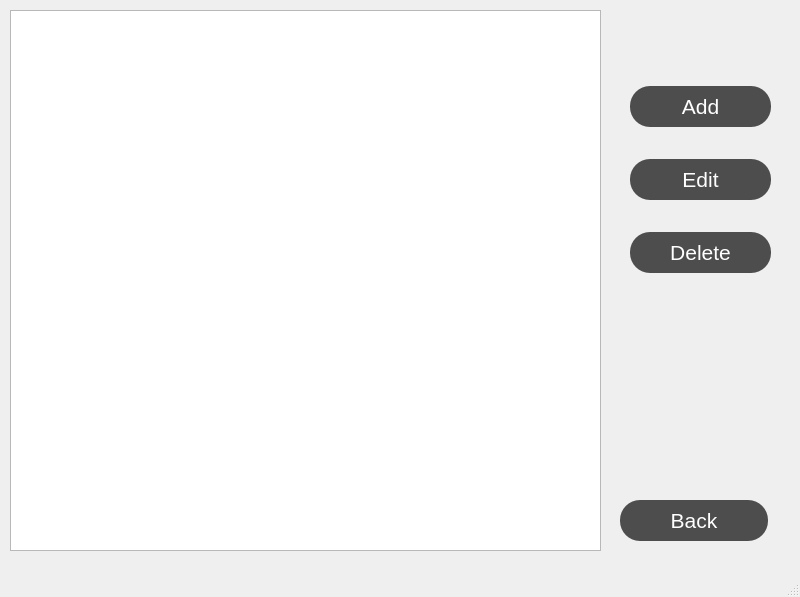
<?xml version="1.0" encoding="UTF-8"?>
<ui version="4.0">
 <class>productsWindow</class>
 <widget class="QMainWindow" name="productsWindow">
  <property name="geometry">
   <rect>
    <x>0</x>
    <y>0</y>
    <width>800</width>
    <height>597</height>
   </rect>
  </property>
  <property name="windowTitle">
   <string>MainWindow</string>
  </property>
  <widget class="QWidget" name="centralwidget">
   <widget class="QTableView" name="productTable">
    <property name="geometry">
     <rect>
      <x>10</x>
      <y>10</y>
      <width>591</width>
      <height>541</height>
     </rect>
    </property>
    <property name="styleSheet">
     <string notr="true">QTableWidget::item {
    background-color: #f0f0f0; /* Set the default background color for table items */
}

QTableWidget::item:nth-child(even) {
    background-color: #ffffff; /* Set the background color for even rows */
}

QTableWidget::item:hover {
    background-color: #c0c0c0; /* Set the background color for hovered items */
}</string>
    </property>
    <property name="alternatingRowColors">
     <bool>true</bool>
    </property>
   </widget>
   <widget class="QPushButton" name="backButton">
    <property name="geometry">
     <rect>
      <x>620</x>
      <y>500</y>
      <width>148</width>
      <height>41</height>
     </rect>
    </property>
    <property name="font">
     <font>
      <pointsize>16</pointsize>
     </font>
    </property>
    <property name="styleSheet">
     <string notr="true">QPushButton {
    background-color: #4d4d4d;
    color: #ffffff;
    padding: 8px 16px;
    border-radius: 20px;
    box-shadow: 2px 2px 4px rgba(0, 0, 0, 0.4);
}

QPushButton:hover {
    background-color: #595959;
}

QPushButton:pressed {
    background-color: #3d3d3d;
}</string>
    </property>
    <property name="text">
     <string>Back</string>
    </property>
   </widget>
   <widget class="QWidget" name="">
    <property name="geometry">
     <rect>
      <x>600</x>
      <y>60</y>
      <width>201</width>
      <height>241</height>
     </rect>
    </property>
    <layout class="QVBoxLayout" name="verticalLayout">
     <property name="leftMargin">
      <number>30</number>
     </property>
     <property name="rightMargin">
      <number>30</number>
     </property>
     <item>
      <widget class="QPushButton" name="addButton">
       <property name="font">
        <font>
         <pointsize>16</pointsize>
        </font>
       </property>
       <property name="styleSheet">
        <string notr="true">QPushButton {
    background-color: #4d4d4d;
    color: #ffffff;
    padding: 8px 16px;
    border-radius: 20px;
    box-shadow: 2px 2px 4px rgba(0, 0, 0, 0.4);
}

QPushButton:hover {
    background-color: #595959;
}

QPushButton:pressed {
    background-color: #3d3d3d;
}</string>
       </property>
       <property name="text">
        <string>Add</string>
       </property>
      </widget>
     </item>
     <item>
      <widget class="QPushButton" name="editButton">
       <property name="font">
        <font>
         <pointsize>16</pointsize>
        </font>
       </property>
       <property name="styleSheet">
        <string notr="true">QPushButton {
    background-color: #4d4d4d;
    color: #ffffff;
    padding: 8px 16px;
    border-radius: 20px;
    box-shadow: 2px 2px 4px rgba(0, 0, 0, 0.4);
}

QPushButton:hover {
    background-color: #595959;
}

QPushButton:pressed {
    background-color: #3d3d3d;
}</string>
       </property>
       <property name="text">
        <string>Edit</string>
       </property>
      </widget>
     </item>
     <item>
      <widget class="QPushButton" name="deleteButton">
       <property name="font">
        <font>
         <pointsize>16</pointsize>
        </font>
       </property>
       <property name="styleSheet">
        <string notr="true">QPushButton {
    background-color: #4d4d4d;
    color: #ffffff;
    padding: 8px 16px;
    border-radius: 20px;
    box-shadow: 2px 2px 4px rgba(0, 0, 0, 0.4);
}

QPushButton:hover {
    background-color: #595959;
}

QPushButton:pressed {
    background-color: #3d3d3d;
}</string>
       </property>
       <property name="text">
        <string>Delete</string>
       </property>
      </widget>
     </item>
    </layout>
   </widget>
  </widget>
  <widget class="QMenuBar" name="menubar">
   <property name="geometry">
    <rect>
     <x>0</x>
     <y>0</y>
     <width>800</width>
     <height>21</height>
    </rect>
   </property>
  </widget>
  <widget class="QStatusBar" name="statusbar"/>
 </widget>
 <resources/>
 <connections/>
</ui>
